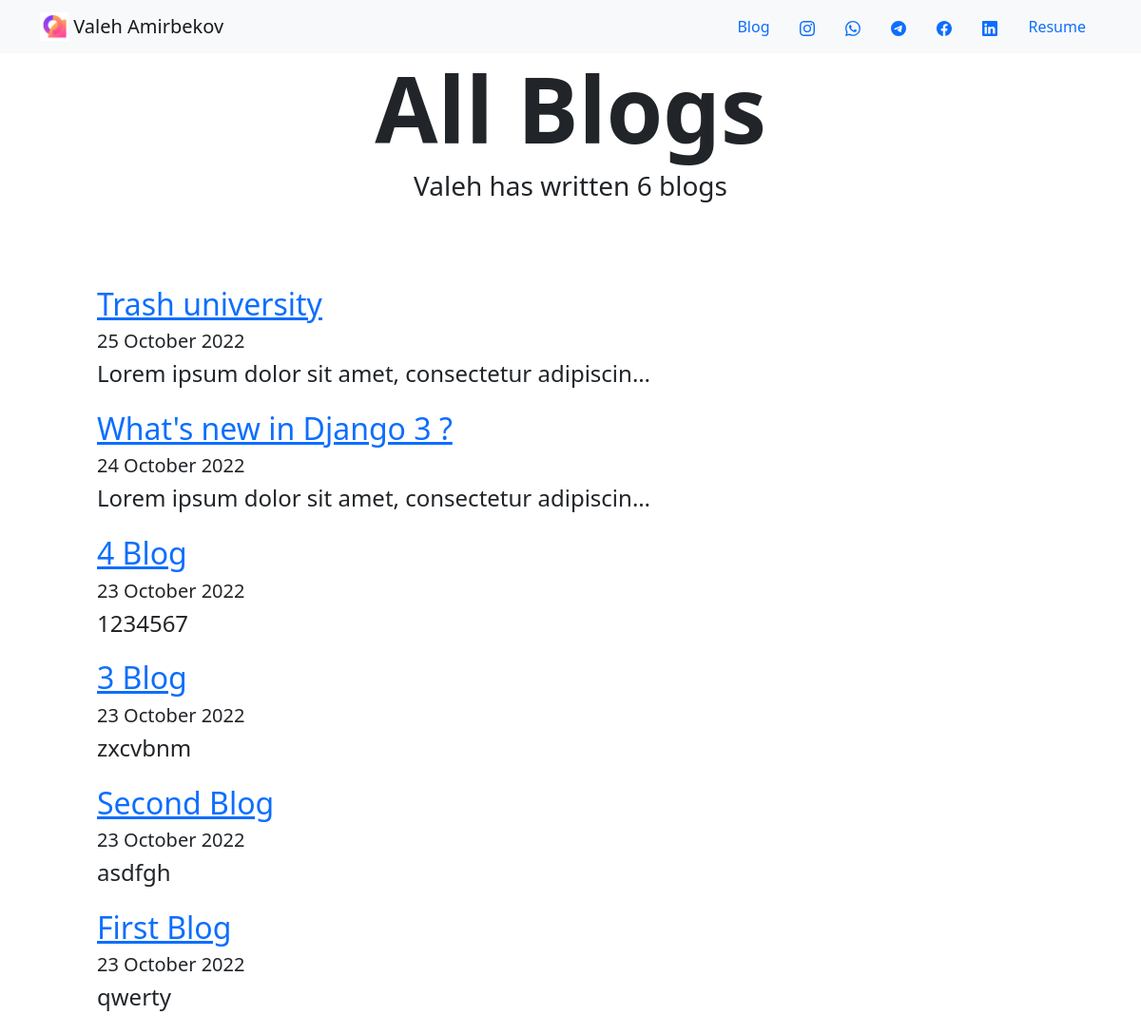
Screenshot of /blog/ with the database file from the repository.
### blog/models.py (models this page shows, shortened)
class Blog(models.Model):
    title = models.CharField(max_length = 100, verbose_name = 'Title')
    descriptions = models.TextField(verbose_name = "Descriptions")
    created_at = models.DateTimeField(auto_now_add = True)
    updated_at = models.DateTimeField(auto_now = True)

### blog/views.py (the view)
# urls.py: path('', all_blogs_view, name = 'all_blogs'),
def all_blogs_view(request):
    blogs = Blog.objects.order_by("-created_at")
    context = {}
    context['blogs']=blogs
    return render(request, 'blog.html', context)

### templates/blog.html (shortened to what this page needs)
{% extends 'base.html' %}
{% block body %}
    <h1 id='blogtitle' class = "font-weight-bold text-center">All Blogs</h1>
    <h3 class = "text-center mb-5">Valeh has written {{ blogs.count }} blog{{ blogs.count|pluralize }}</h3>
    {% for blog in blogs  %}
    <div class = "row justify-content-center my-3">
        <div class= "col-md-10">
        <a href="{% url 'blog:detail' blog.id %}">
            <h2>{{ blog.title }}</h2></a>
        <h5>{{ blog.created_at|date:"j F Y" }}</h5>
        <h4>{{ blog.descriptions|striptags|truncatechars:50 }}</h4>
        </div>
    </div>
    {% endfor %}
{% endblock body %}

### templates/base.html (shortened to what this page needs)
{% load static %}
<!DOCTYPE html>
<html lang="en">
<head>
    <link rel="stylesheet" href="https://stackpath.bootstrapcdn.com/bootstrap/4.4.1/css/bootstrap.min.css">
    <link rel="stylesheet" href="{% static "custom.css" %}">
</head>
<body>
    <nav class="navbar bg-light">
        <div class="container">
          <a class="navbar-brand" href="{% url 'portfolio:home' %}">
            <img src="{% static "image/logo.png" %}" width="30" height="30" class="d-inline-block align-top" alt="Valeh's logo">
            <span>Valeh Amirbekov</span>
          </a>
          <ul class="nav justify-content-end">
            <li class="nav-item">
              <a class="nav-link active" aria-current="page" href="{% url 'blog:all_blogs' %}">Blog</a>
            </li>
            <li class="nav-item">
                <a class="nav-link" href="https://instagram.com/amirrbekov?r=nametag" target = "_blank" ></a>
            </li>
            <li class="nav-item">
                <a class="nav-link" href="https://wa.me/qr/VZLCBZB3VD5IO1" target = "_blank" ></a>
            </li>
            <li class="nav-item">
                <a class="nav-link" href="https://t.me/amirrbekov" target = "_blank" ></a>
            </li>
            <li class="nav-item">
                <a class="nav-link" href="https://www.facebook.com/profile.php?id=100014736460378&viewas=&show_switched_toast=false&show_switched_tooltip=false&is_tour_dismissed=false&is_tour_completed=false&show_podcast_settings=false&show_community_transition=false&show_community_review_changes=false&should_open_composer=false&badge_type=NEW_MEMBER&show_community_rollback_toast=false&show_community_rollback=false&show_follower_visibility_disclosure=false&bypass_exit_warning=true" target = "_blank" ></a>
            </li>
            <li class="nav-item">
                <a class="nav-link" href="https://www.linkedin.com/in/valeh-amirbekov-24b2a7246" target = "_blank" ></a>
            </li>
            <li class="nav-item">
                <a class="nav-link" href="{% static 'resume/CV.png' %}" target = "_blank" >Resume</a>
            </li>
          </ul>
        </div>
      </nav>
</body>
<link href="https://cdn.jsdelivr.net/npm/bootstrap@5.2.2/dist/css/bootstrap.min.css" rel="stylesheet">
</html>
{% block body %}
{% endblock body %}

### static/css/custom.css (style rules this page uses)
body { font-family: 'Lato', sans-serif; }
#blogtitle { font-size: 6rem; }

### rows the page displays
Blog: title "Trash university", created_at "25 October 2022", descriptions "Lorem ipsum dolor sit amet, consectetur adipiscin…"
Blog: title "What's new in Django 3 ?", created_at "24 October 2022", descriptions "Lorem ipsum dolor sit amet, consectetur adipiscin…"
Blog: title "4 Blog", created_at "23 October 2022", descriptions "1234567"
Blog: title "3 Blog", created_at "23 October 2022", descriptions "zxcvbnm"
Blog: title "Second Blog", created_at "23 October 2022", descriptions "asdfgh"
Blog: title "First Blog", created_at "23 October 2022", descriptions "qwerty"

### other values shown
{{ blogs.count }} "6"
